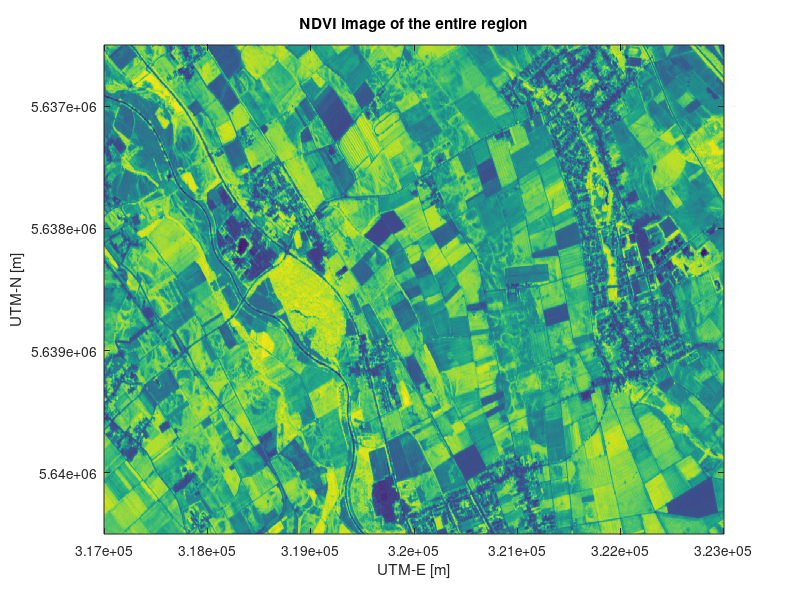

This chart was generated by the following MATLAB code: (Note: this script raises an error after producing the figure.)
%% define source data

clc;clear;close all;
addpath('./Functions');

EMI_FileList = {'./F01_ME_H118_1m.csv'};
loc_fileName = './F01_ME_H118_loc.csv';

load NDVI.mat NDVI x y;
figure;
imagesc(x,y,NDVI);
colormap viridis;
title('NDVI image of the entire region');
xlabel('UTM-E [m]');
ylabel('UTM-N [m]');

%% preprocess
F = PreProcess(EMI_FileList,loc_fileName);

figure;
imagescwithnan(F.ux,F.uy,F.EMI_image,mycmap,[1 1 1]);
title('EMI image');
xlabel('UTM-E [m]');
ylabel('UTM-N [m]');
axis equal;

figure;
imagescwithnan(F.ux,F.uy,F.NDVI_image,viridis,[1 1 1]);
title('NDVI image');
xlabel('UTM-E [m]');
ylabel('UTM-N [m]');
axis equal;
%%
order = 1;
F.Element = constructElements(F.ux,F.uy,0,order);
F.field_value = cat(2,retrieve(F.Element,F.NDVI_image),retrieve(F.Element,F.EMI_image));
F.field_value(isnan(sum(F.field_value,2)),:) = NaN;

%% segmentation
dimension = 2;
beta_initial = []; % do not specify initial value (i.e. randomly generate intial value)
num_of_clusters = 2;
Chain_length = 50;
% =============================
seg = segmentation(F.Element,dimension,beta_initial,F.field_value,num_of_clusters,Chain_length);
% =============================
%% extend the Markov Chain
Ext_Chain_length = 100;
seg = ExtendChain_para(seg,Ext_Chain_length);
% =============================
%% postprocess
figure;
plotField(F.Element,seg.latent_field_est);
title('segmentation result');

figure;
plotField(F.Element,seg.InfEntropy);
title('Information Entropy');

figure;
labels = {'NDVI','EC_a'};
mixturePlot(seg.MU_hat,seg.COV_hat,seg.field_value,seg.latent_field_est,labels);

figure;
imagescwithnan(F.ux,F.uy,F.NDVI_image,viridis,[1 1 1]);
title('NDVI image');
xlabel('UTM-E [m]');
ylabel('UTM-N [m]');
axis equal;

figure;
imagescwithnan(F.ux,F.uy,F.EMI_image,mycmap,[1 1 1]);
title('EMI image');
xlabel('UTM-E [m]');
ylabel('UTM-N [m]');
axis equal;
